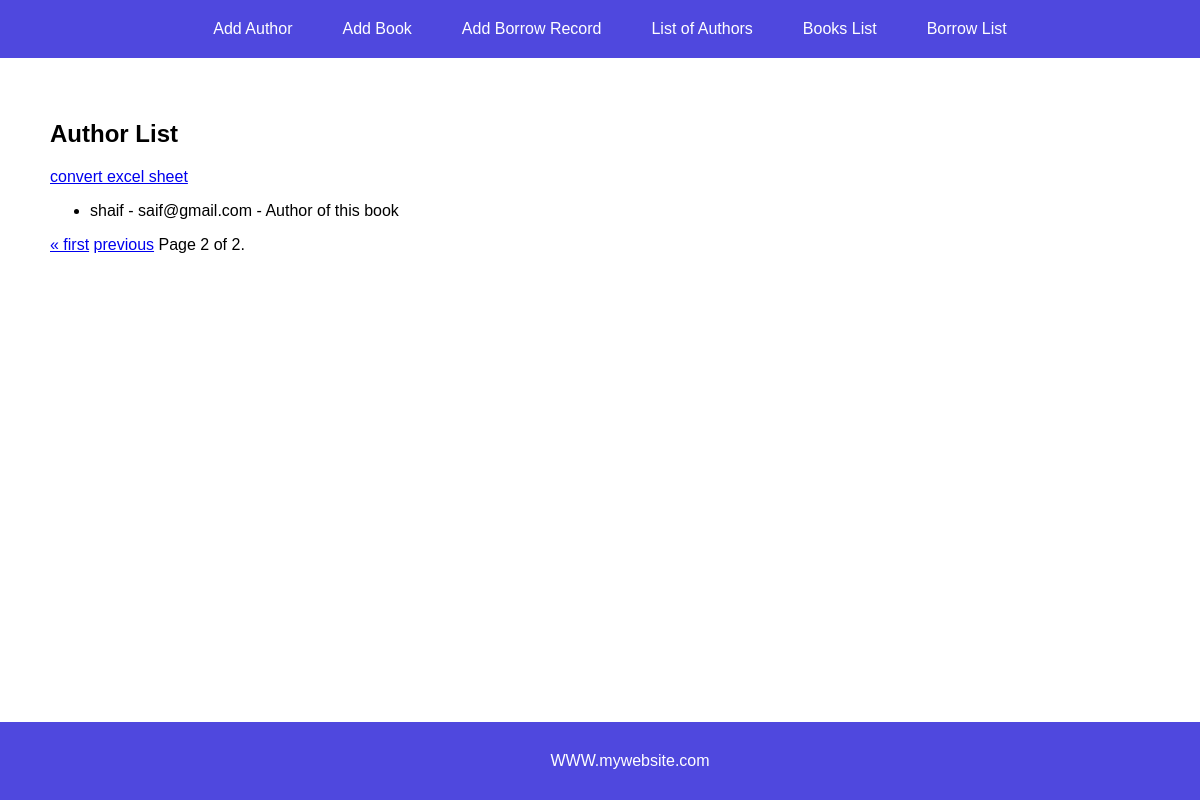
The app's page /author_list/?page=2 with its own data.
### app/models.py (models this page shows, shortened)
class Author(models.Model):
    name = models.CharField(max_length=100)
    email = models.EmailField()
    bio = models.TextField()

### app/views.py (the view)
# urls.py: path('author_list/', AuthorListView.as_view(), name='author_list'),
class AuthorListView(ListView):
    model = Author
    paginate_by = 10
    template_name = 'author_list.html'
    context_object_name = 'authors'
    def get_queryset(self):
        return Author.objects.all()

### app/templates/author_list.html (shortened to what this page needs)
{% extends 'base.html' %}
    {% block extra_head %}
    <h2>Author List</h2>
    <div class="convert-excel">
     <a href="{% url 'author_to_excel' %}" >convert excel sheet</a>
    </div>
    <ul>
        {% for author in page_obj %}
        <li>{{ author.name }} - {{ author.email }} - {{ author.bio }}</li>
        {% endfor %}
    </ul>
    <div class="pagination">
        <span class="step-links">
            {% if page_obj.has_previous %}
                <a href="?page=1">&laquo; first</a>
                <a href="?page={{ page_obj.previous_page_number }}">previous</a>
            {% endif %}
            <span class="current">
                Page {{ page_obj.number }} of {{ page_obj.paginator.num_pages }}.
            </span>
        </span>
    </div>
    {% endblock %}

### app/templates/base.html (style rules this page uses)
body { font-family: Arial, sans-serif; margin: 0; padding: 0; }

### records on screen
Author: name "shaif", email "saif@gmail.com", bio "Author of this book"

### other values on screen
{{ page_obj.number }} "2"
{{ page_obj.paginator.num_pages }} "2"
